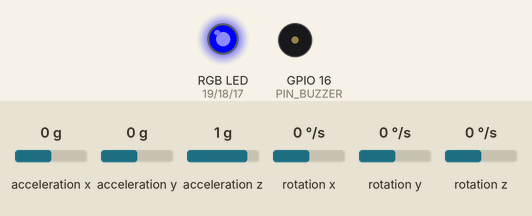
This sketch was run on a simulated ESP32. Shown: an RGB LED mixed from three pins (HIGH = lit), buzzer (waves = sounding, pin HIGH). Wiring (inferred from the names in the program): MPU-6050 motion sensor at I2C address 0x68. The inputs (shaded band) are chosen by the test bench; at power-on: acceleration x 0 g, acceleration y 0 g, acceleration z 1 g, rotation x 0 °/s, rotation y 0 °/s, rotation z 0 °/s. What the sketch prints to the serial monitor is not drawn.

Above: at 0.1 s.
At 2.8 s:
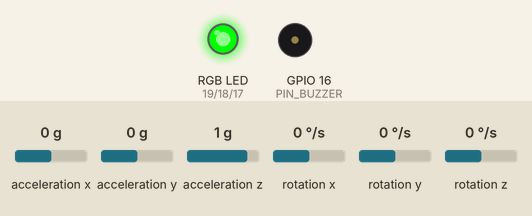
2.9 s: acceleration x set to -1.4 g
4.6 s: acceleration y set to -1.4 g
6.4 s: acceleration z set to -1.4 g
8.1 s: rotation x set to -192 °/s
Timing chart, 0 to 11.1 s (numbered marks = the images above; inputs shaded):
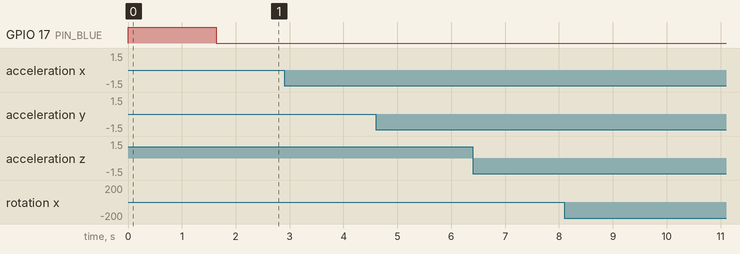

The sketch:

imu_test.ino
```cpp
#include <Wire.h>
#include <math.h>

const uint8_t MPU = 0x68;  // 0x69 if AD0 is wired to 3V3

// ---- Pins ----
const int PIN_RED    = 19;
const int PIN_GREEN  = 18;
const int PIN_BLUE   = 17;   // TX2
const int PIN_BUZZER = 16;   // RX2
const bool COMMON_ANODE = false;  // set true if your RGB LED's long leg goes to 3V3

// ---- Thresholds. Tune these with real tests. ----
const float IMPACT_G   = 2.5;            // total force above this = fall alarm
const float FREEFALL_G = 0.5;            // total force below this = dropping
const float STILL_DPS  = 15.0;           // rotation below this = not moving
const unsigned long ALARM_MS       = 5000;  // how long the alarm lasts after a hit
const unsigned long FLASH_MS       = 150;   // red flash / beep speed
const unsigned long PRINT_EVERY_MS = 250;   // readable line 4x per second

unsigned long alarmUntil = 0;
unsigned long lastPrintMs = 0;
float minG = 99, maxG = 0, maxSpin = 0;  // tracked between printed lines

void writeReg(uint8_t reg, uint8_t val) {
  Wire.beginTransmission(MPU);
  Wire.write(reg);
  Wire.write(val);
  Wire.endTransmission();
}

void setColor(bool r, bool g, bool b) {
  digitalWrite(PIN_RED,   r != COMMON_ANODE);
  digitalWrite(PIN_GREEN, g != COMMON_ANODE);
  digitalWrite(PIN_BLUE,  b != COMMON_ANODE);
}

// Wake the sensor and apply our settings. Returns false if it doesn't answer.
bool initMPU() {
  Wire.beginTransmission(MPU);
  if (Wire.endTransmission() != 0) return false;
  writeReg(0x6B, 0x00);  // wake up (it powers on asleep, reading all zeros)
  delay(100);
  writeReg(0x1A, 0x03);  // low-pass filter ~44 Hz
  writeReg(0x19, 9);     // 100 Hz sample rate
  writeReg(0x1B, 0x08);  // gyro +/-500 deg/s
  writeReg(0x1C, 0x10);  // accel +/-8 g
  return true;
}

// Called when the sensor stops answering or reads all zeros
void recoverMPU(const char* why) {
  Serial.printf("!! Sensor problem (%s) - restarting it...\n", why);
  setColor(false, false, true);   // blue while recovering
  digitalWrite(PIN_BUZZER, LOW);
  Wire.end();
  delay(50);
  Wire.begin(21, 22);
  if (initMPU()) {
    Serial.println("!! Sensor back online.");
  } else {
    Serial.println("!! Sensor not answering - check the VCC/GND/SDA/SCL wires.");
    delay(500);
  }
}

// Which axis is pointing up (the one reading about +1 g when still)
const char* upAxis(float ax, float ay, float az) {
  float x = fabs(ax), y = fabs(ay), z = fabs(az);
  if (x >= y && x >= z) return ax > 0 ? "+X" : "-X";
  if (y >= z)           return ay > 0 ? "+Y" : "-Y";
  return az > 0 ? "+Z" : "-Z";
}

void setup() {
  pinMode(PIN_RED, OUTPUT);
  pinMode(PIN_GREEN, OUTPUT);
  pinMode(PIN_BLUE, OUTPUT);
  pinMode(PIN_BUZZER, OUTPUT);
  digitalWrite(PIN_BUZZER, LOW);
  setColor(false, false, true);  // blue while starting up

  Serial.begin(115200);
  delay(1500);
  Wire.begin(21, 22);  // SDA, SCL

  // Check the sensor is there
  Wire.beginTransmission(MPU);
  if (Wire.endTransmission() != 0) {
    Serial.println("MPU-6050 NOT FOUND. Check VCC, GND, SDA->21, SCL->22.");
    while (true) {                 // blink red slowly = sensor problem
      setColor(true, false, false); delay(500);
      setColor(false, false, false); delay(500);
    }
  }

  // Read chip ID (0x68 = genuine; other values = clone, still fine)
  Wire.beginTransmission(MPU);
  Wire.write(0x75);
  Wire.endTransmission(false);
  Wire.requestFrom((int)MPU, 1);
  Serial.printf("MPU-6050 found. Chip ID = 0x%02X\n", Wire.read());

  initMPU();

  Serial.println();
  Serial.println("HOW TO READ EACH LINE:");
  Serial.println("  Accel  = force on each axis in g. Sitting still, one axis reads ~1.00 (gravity).");
  Serial.println("  Total  = overall force. ~1.00 g when still, >2.5 g triggers the fall alarm.");
  Serial.println("  Spin   = how fast it's rotating around each axis, in degrees per second.");
  Serial.println("  Tilt   = roll/pitch angle from lying flat, in degrees.");
  Serial.println("  Up     = which side of the sensor is facing up.");
  Serial.println("  State  = STILL / MOVING / FREE-FALL / IMPACT over the last 0.25 s.");
  Serial.println("LED: green = OK, flashing red + beeping = fall detected, blue = restarting sensor.");
  Serial.println();

  setColor(false, true, false);  // green = running and OK
}

void loop() {
  unsigned long now = millis();

  Wire.beginTransmission(MPU);
  Wire.write(0x3B);
  Wire.endTransmission(false);
  if (Wire.requestFrom((int)MPU, 14) != 14) {
    recoverMPU("no response");
    return;
  }

  int16_t raw[7];
  bool allZero = true;
  for (int i = 0; i < 7; i++) {
    raw[i] = (Wire.read() << 8) | Wire.read();
    if (raw[i] != 0) allZero = false;
  }

  // All zeros = the sensor lost power for a moment and restarted asleep.
  // A working sensor never reads exactly 0 on every value.
  if (allZero) {
    recoverMPU("reading all zeros");
    return;
  }

  float ax = raw[0] / 4096.0, ay = raw[1] / 4096.0, az = raw[2] / 4096.0;
  float temp = raw[3] / 340.0 + 36.53;
  float gx = raw[4] / 65.5, gy = raw[5] / 65.5, gz = raw[6] / 65.5;

  float totalG = sqrt(ax * ax + ay * ay + az * az);
  float spin   = sqrt(gx * gx + gy * gy + gz * gz);
  float roll   = atan2(ay, az) * 180.0 / PI;
  float pitch  = atan2(-ax, sqrt(ay * ay + az * az)) * 180.0 / PI;

  if (totalG < minG) minG = totalG;
  if (totalG > maxG) maxG = totalG;
  if (spin > maxSpin) maxSpin = spin;

  // ---- Fall alarm: any sudden hard force starts (or extends) the alarm ----
  if (totalG > IMPACT_G) {
    if (now >= alarmUntil) {
      Serial.println();
      Serial.printf("*** FALL DETECTED: sudden force of %.1f g ***\n", totalG);
      Serial.println();
    }
    alarmUntil = now + ALARM_MS;
  }

  if (now < alarmUntil) {
    bool on = (now / FLASH_MS) % 2 == 0;   // flash red and beep together
    setColor(on, false, false);
    digitalWrite(PIN_BUZZER, on ? HIGH : LOW);
  } else {
    setColor(false, true, false);          // solid green, buzzer quiet
    digitalWrite(PIN_BUZZER, LOW);
  }

  // ---- Readable serial line ----
  if (now - lastPrintMs >= PRINT_EVERY_MS) {
    lastPrintMs = now;

    const char* state;
    if (minG < FREEFALL_G)       state = "FREE-FALL";
    else if (maxG > IMPACT_G)    state = "IMPACT";
    else if (maxSpin < STILL_DPS && maxG - minG < 0.15) state = "STILL";
    else                         state = "MOVING";

    Serial.printf("Accel X:%+5.2f Y:%+5.2f Z:%+5.2f g | Total:%4.2f g | "
                  "Spin X:%+6.1f Y:%+6.1f Z:%+6.1f deg/s | "
                  "Tilt roll:%+4.0f pitch:%+4.0f | Up:%s | State:%-9s | Alarm:%s | %.1f C\n",
                  ax, ay, az, totalG, gx, gy, gz, roll, pitch,
                  upAxis(ax, ay, az), state, now < alarmUntil ? "ON " : "off", temp);

    minG = 99; maxG = 0; maxSpin = 0;
  }

  delay(10);  // ~100 samples per second
}
```

Measured:
- after the input at 2.9 s, every drawn part: stays the same
- after the input at 4.6 s, every drawn part: stays the same
- after the input at 6.4 s, every drawn part: stays the same
- after the input at 8.1 s, every drawn part: stays the same
